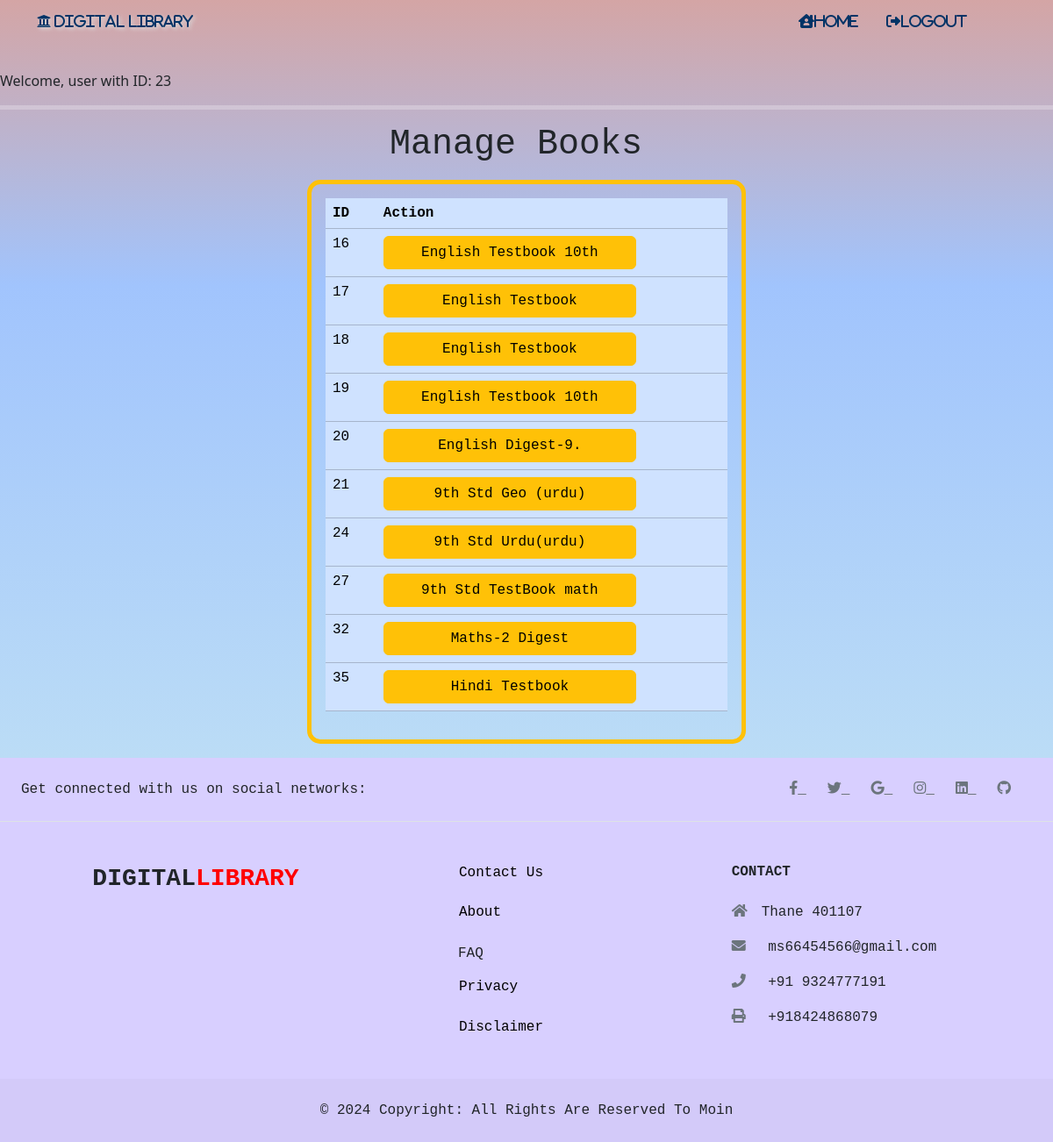
The app's page /purch.php (signed in) with its own data.
### tables this page shows
CREATE TABLE `purchase_pdf` (
  `id` int(11) NOT NULL,
  `user_id` int(11) NOT NULL,
  `pdf_url` varchar(255) NOT NULL,
  `name` varchar(255) NOT NULL
);

### purch.php (the view, shortened to what this page needs)
<?php
$user_id = $_SESSION['user_id'];
echo "Welcome, user with ID: " . htmlspecialchars($user_id);
?>
<!DOCTYPE html>
<html lang="en">
  <head>
  <link rel="stylesheet" href="animate.css?v=1.0" />
    <link
      rel="stylesheet"
      href="https://cdnjs.cloudflare.com/ajax/libs/font-awesome/5.15.4/css/all.min.css"
    />
    <link
      href="https://cdn.jsdelivr.net/npm/bootstrap@5.3.2/dist/css/bootstrap.min.css"
      rel="stylesheet"
    />  <meta charset="UTF-8" />
  </head>
  <body
  class="ocean-breeze"
  >
    <header>
      <nav class="navbar navbar-expand-sm">
        <div class="container">
        <span
        class='fa-solid'
            style="
              color: #003366;
              text-shadow: 2px 2px 4px #ddd;
              text-shadow: #ddd;
            "
          >
          <i class="fas fa-university" style="font-size: 1.0em; color: #003366;">   Digital  Library</i>
          </span>
          <div class="collapse navbar-collapse" id="collapsibleNavId">
            <ul class="navbar-nav ms-auto mt-2 mt-lg-0 mx-5">
            <li class="nav-item me-3">
                <a class="nav-link" href="index.php" aria-current="page"
                  ><div class="dash-icon">
                    <i
                    style='color:#003366  '
                      class="fa-solid fa-house-user"
                    >Home</i>
                  </div>
                  <span class="visually-hidden">(current)</span></a
                >
              </li>
              <li class="nav-item">
                <a class="nav-link" href="Main_logout.php"><i style='color:#003366  ' class="fa-solid fa-right-from-bracket">logout</i>
                </a>
              </li>
            </ul>
          </div>
        </div>
      </nav>
    </header>
    <div >
      <hr style="color:white;border-width:5px">
    </div>
<main>
<?php
include "conn.php";
$sql = "SELECT * FROM purchase_pdf WHERE user_id = '$user_id';";
$result = mysqli_query($conn, $sql);
if ($result && mysqli_num_rows($result) > 0) {
    echo "
    <h1 class='text-center'>Manage Books <i class='fa-solid fa-bottom-to-bracket' aria-hidden='true'></i></h1>
    <div class='container-fluid my-3 p-3 border border-5 border-WARNING' style='max-width:500px;border-radius:15px'>
        <div class='table-responsive'>
            <table class='table table-primary'>
                <thead>
                    <tr>
                        <th scope='col'>ID</th>
                        <th scope='col'>Action</th>
                    </tr>
                </thead>
                <tbody>";
    while ($rows = mysqli_fetch_assoc($result)) {
        echo "
        <tr>
            <td scope='row'>{$rows['id']}</td>
            <td>
                <a class='btn btn-warning w-75 btnfn'   href='{$rows['pdf_url']}' role='button'>{$rows['name']}</a>
            </td>
        </tr>";
    }
    echo "
    </tbody>
</table>
</div>
</div>";
} else {
    echo "No records found.";
}
?>
</main>
    <footer>
    </footer>
  </body>
</html>

### purch.php (style rules this page uses)
.btnfn:after { border-radius:15px; color:'red'; }

### records on screen
purchase_pdf: id "16", name "English Testbook 10th"
purchase_pdf: id "17", name "English Testbook"
purchase_pdf: id "18", name "English Testbook"
purchase_pdf: id "19", name "English Testbook 10th"
purchase_pdf: id "20", name "English Digest-9."
purchase_pdf: id "21", name "9th Std Geo (urdu)"
purchase_pdf: id "24", name "9th Std Urdu(urdu)"
purchase_pdf: id "27", name "9th Std TestBook math"
purchase_pdf: id "32", name "Maths-2 Digest"
purchase_pdf: id "35", name "Hindi Testbook"

### other values on screen
$user_id "23"
